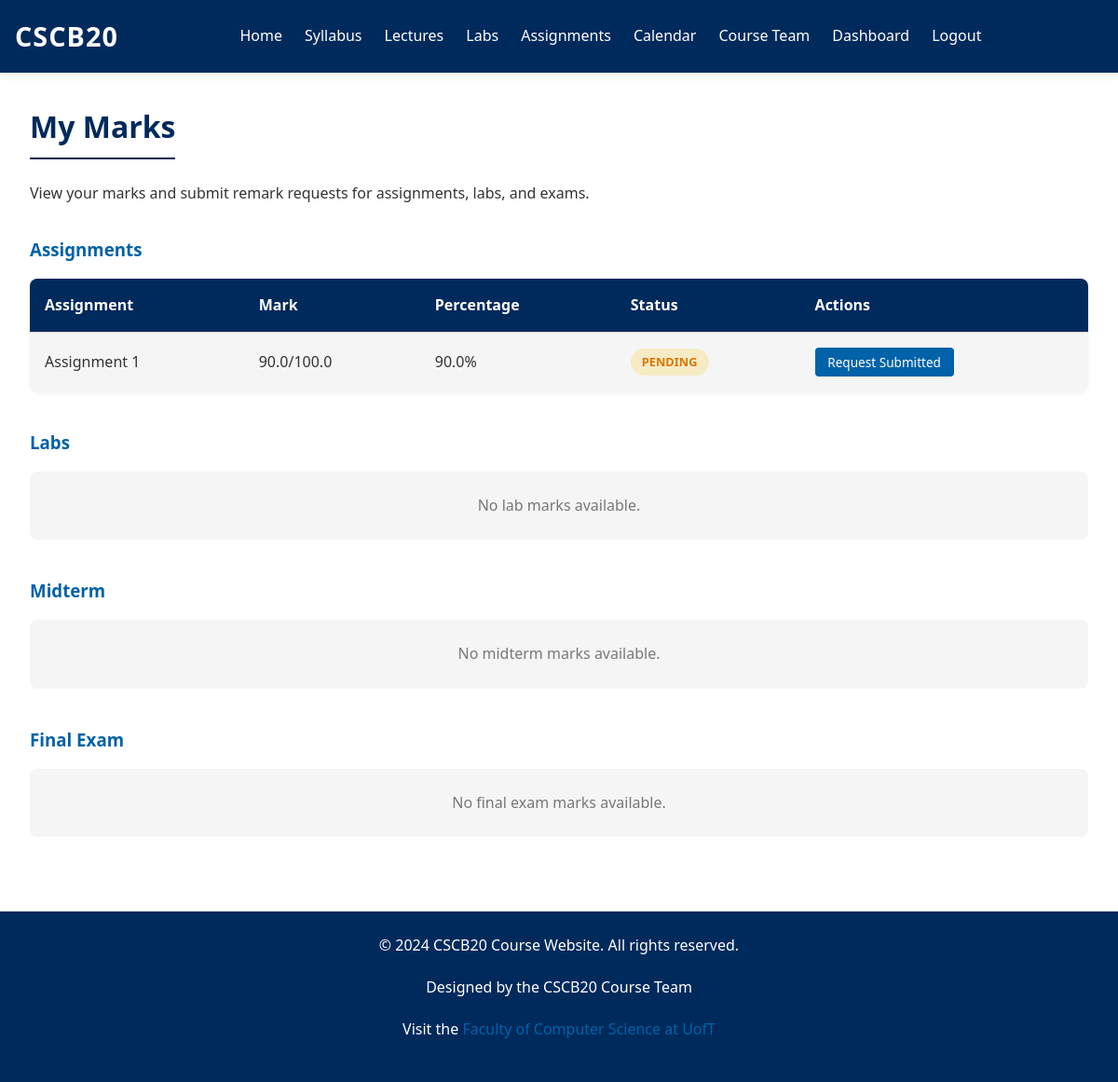
Page /students/marks (signed in) on the committed database.
### app.py (models this page shows, shortened)
class Assignment(db.Model):
    id = db.Column(db.Integer, primary_key=True)
    name = db.Column(db.String(100), nullable=False)
    type = db.Column(db.String(20), nullable=False)
    max_mark = db.Column(db.Float, nullable=False)
    marks = db.relationship('Mark', backref='assignment', lazy=True)
    remark_requests = db.relationship('RemarkRequest', backref='assignment', lazy=True)

class Mark(db.Model):
    id = db.Column(db.Integer, primary_key=True)
    student_id = db.Column(db.Integer, db.ForeignKey('user.id'), nullable=False)
    assignment_id = db.Column(db.Integer, db.ForeignKey('assignment.id'), nullable=False)
    mark = db.Column(db.Float, nullable=False)

class RemarkRequest(db.Model):
    id = db.Column(db.Integer, primary_key=True)
    student_id = db.Column(db.Integer, db.ForeignKey('user.id'), nullable=False)
    assignment_id = db.Column(db.Integer, db.ForeignKey('assignment.id'), nullable=False)
    reason = db.Column(db.Text, nullable=False)
    status = db.Column(db.String(20), default='pending')
    created_at = db.Column(db.DateTime, default=datetime.utcnow)

### app.py (the view)
    def wrapper(*args, **kwargs):
        if 'user_id' not in session:
            flash('Please log in to access this page', 'info')
            return redirect(url_for('login'))
        return route_function(*args, **kwargs)

### app.py (called while the page is built)
def login_required(route_function):
    def wrapper(*args, **kwargs):
        if 'user_id' not in session:
            flash('Please log in to access this page', 'info')
            return redirect(url_for('login'))
        return route_function(*args, **kwargs)
    wrapper.__name__ = route_function.__name__
    return wrapper

### templates/students/marks.html (shortened to what this page needs)
{% extends 'base.html' %}
{% block content %}
<section class="marks-header">
    <h2>My Marks</h2>
    <p>View your marks and submit remark requests for assignments, labs, and exams.</p>
</section>
<section class="marks-content">
    <div class="marks-section">
        <h3>Assignments</h3>
        {% if marks_by_type['assignments'] %}
        <div class="marks-table-container">
            <table class="marks-table">
                <thead>
                    <tr>
                        <th>Assignment</th>
                        <th>Mark</th>
                        <th>Percentage</th>
                        <th>Status</th>
                        <th>Actions</th>
                    </tr>
                </thead>
                <tbody>
                    {% for mark in marks_by_type['assignments'] %}
                    <tr>
                        <td>{{ mark.name }}</td>
                        <td>{{ mark.mark }}/{{ mark.max_mark }}</td>
                        <td>{{ "%.1f"|format(mark.percentage) }}%</td>
                        <td>
                            {% if mark.has_remark_request %}
                                <span class="remark-status {{ mark.remark_status }}">{{ mark.remark_status|capitalize }}</span>
                            {% else %}
                                <span class="status-badge completed">Completed</span>
                            {% endif %}
                        </td>
                        <td>
                            {% if not mark.has_remark_request %}
                            <button class="button small-button" onclick="openRemarkModal('{{ mark.assignment_id }}')">Request Remark</button>
                            {% else %}
                            <button class="button small-button" disabled>Request Submitted</button>
                            {% endif %}
                        </td>
                    </tr>
                    {% endfor %}
                </tbody>
            </table>
        </div>
        {% else %}
        <div class="no-marks">No assignment marks available.</div>
        {% endif %}
    </div>
    <div class="marks-section">
        <h3>Labs</h3>
        {% if marks_by_type['labs'] %}
        <div class="marks-table-container">
            <table class="marks-table">
                <thead>
                    <tr>
                        <th>Lab</th>
                        <th>Mark</th>
                        <th>Percentage</th>
                        <th>Status</th>
                        <th>Actions</th>
                    </tr>
                </thead>
                <tbody>
                    {% for mark in marks_by_type['labs'] %}
                    <tr>
                        <td>{{ mark.name }}</td>
                        <td>{{ mark.mark }}/{{ mark.max_mark }}</td>
                        <td>{{ "%.1f"|format(mark.percentage) }}%</td>
                        <td>
                            {% if mark.has_remark_request %}
                                <span class="remark-status {{ mark.remark_status }}">{{ mark.remark_status|capitalize }}</span>
                            {% else %}
                                <span class="status-badge completed">Completed</span>
                            {% endif %}
                        </td>
                        <td>
                            {% if not mark.has_remark_request %}
                            <button class="button small-button" onclick="openRemarkModal('{{ mark.assignment_id }}')">Request Remark</button>
                            {% else %}
                            <button class="button small-button" disabled>Request Submitted</button>
                            {% endif %}
                        </td>
                    </tr>
                    {% endfor %}
                </tbody>
            </table>
        </div>
        {% else %}
        <div class="no-marks">No lab marks available.</div>
        {% endif %}
    </div>
    <div class="marks-section">
        <h3>Midterm</h3>
        {% if marks_by_type['midterm'] %}
        <div class="marks-table-container">
            <table class="marks-table">
                <thead>
                    <tr>
                        <th>Exam</th>
                        <th>Mark</th>
                        <th>Percentage</th>
                        <th>Status</th>
                        <th>Actions</th>
                    </tr>
                </thead>
                <tbody>
                    {% for mark in marks_by_type['midterm'] %}
                    <tr>
                        <td>{{ mark.name }}</td>
                        <td>{{ mark.mark }}/{{ mark.max_mark }}</td>
                        <td>{{ "%.1f"|format(mark.percentage) }}%</td>
                        <td>
                            {% if mark.has_remark_request %}
                                <span class="remark-status {{ mark.remark_status }}">{{ mark.remark_status|capitalize }}</span>
                            {% else %}
                                <span class="status-badge completed">Completed</span>
                            {% endif %}
                        </td>
                        <td>
                            {% if not mark.has_remark_request %}
                            <button class="button small-button" onclick="openRemarkModal('{{ mark.assignment_id }}')">Request Remark</button>
                            {% else %}
                            <button class="button small-button" disabled>Request Submitted</button>
                            {% endif %}
                        </td>
                    </tr>
                    {% endfor %}
                </tbody>
            </table>
        </div>
        {% else %}
        <div class="no-marks">No midterm marks available.</div>
        {% endif %}
    </div>
    <div class="marks-section">
        <h3>Final Exam</h3>
        {% if marks_by_type['final'] %}
        <div class="marks-table-container">
            <table class="marks-table">
                <thead>
                    <tr>
                        <th>Exam</th>
                        <th>Mark</th>
                        <th>Percentage</th>
                        <th>Status</th>
                        <th>Actions</th>
                    </tr>
                </thead>
                <tbody>
                    {% for mark in marks_by_type['final'] %}
                    <tr>
                        <td>{{ mark.name }}</td>
                        <td>{{ mark.mark }}/{{ mark.max_mark }}</td>
                        <td>{{ "%.1f"|format(mark.percentage) }}%</td>
                        <td>
                            {% if mark.has_remark_request %}
                                <span class="remark-status {{ mark.remark_status }}">{{ mark.remark_status|capitalize }}</span>
                            {% else %}
                                <span class="status-badge completed">Completed</span>
                            {% endif %}
                        </td>
                        <td>
                            {% if not mark.has_remark_request %}
                            <button class="button small-button" onclick="openRemarkModal('{{ mark.assignment_id }}')">Request Remark</button>
                            {% else %}
                            <button class="button small-button" disabled>Request Submitted</button>
                            {% endif %}
                        </td>
                    </tr>
                    {% endfor %}
                </tbody>
            </table>
        </div>
        {% else %}
        <div class="no-marks">No final exam marks available.</div>
        {% endif %}
    </div>
</section>
{% endblock %}

### static/index.css (style rules this page uses)
:root { --primary-color: #002A5C; --secondary-color: #0062A8; --accent-color: #00204E; --text-color: #333333; --background-color: #ffffff; --card-bg-color: #f5f5f5; --border-color: #dddddd; --header-bg: #002A5C; --header-text: #ffffff; --success-color: #28a745; --warning-color: #ffc107; --danger-color: #dc3545; --info-color: #17a2b8; }
body.light-mode { --primary-color: #002A5C; --secondary-color: #0062A8; --accent-color: #00204E; --text-color: #333333; --background-color: #ffffff; --card-bg-color: #f5f5f5; --border-color: #dddddd; --header-bg: #002A5C; --header-text: #ffffff; --success-color: #28a745; --warning-color: #ffc107; --danger-color: #dc3545; --info-color: #17a2b8; }
* { margin: 0; padding: 0; box-sizing: border-box; }
body { font-family: 'Segoe UI', Tahoma, Geneva, Verdana, sans-serif; line-height: 1.6; color: var(--text-color); background-color: var(--background-color); display: flex; flex-direction: column; min-height: 100vh; transition: background-color 0.3s ease, color 0.3s ease; }
html { scroll-behavior: smooth; scroll-padding-top: 80px; }
section { margin-bottom: 3rem; }
h2 { color: var(--primary-color); margin-bottom: 1.5rem; font-size: 2rem; border-bottom: 2px solid var(--accent-color); padding-bottom: 0.5rem; display: inline-block; }
h3 { margin-bottom: 1rem; color: var(--secondary-color); }
p { margin-bottom: 1.2rem; }
.button { display: inline-block; padding: 0.5rem 1.5rem; background-color: var(--accent-color); color: white; border-radius: 4px; transition: background-color 0.3s ease; border: none; cursor: pointer; font-family: inherit; font-size: 1rem; text-align: center; }
.marks-header { margin-bottom: 2rem; }
.marks-section { margin-bottom: 2.5rem; }
.marks-table-container { overflow-x: auto; background-color: var(--card-bg-color); border-radius: 8px; box-shadow: 0 2px 5px rgba(0, 0, 0, 0.05); }
.marks-table { width: 100%; border-collapse: collapse; }
.marks-table th, .marks-table td { padding: 1rem; text-align: left; border-bottom: 1px solid var(--border-color); }
.marks-table th { background-color: var(--primary-color); color: white; font-weight: 600; }
.marks-table tr:last-child td { border-bottom: none; }
.no-marks { padding: 1.5rem; background-color: var(--card-bg-color); border-radius: 8px; text-align: center; color: #777; }
.remark-status { display: inline-block; padding: 0.25rem 0.75rem; border-radius: 20px; font-size: 0.8rem; font-weight: bold; text-transform: uppercase; }
.remark-status.pending { background-color: #fff7e6; color: #d46b08; }
.small-button { padding: 0.25rem 0.75rem; font-size: 0.9rem; }
.button { display: inline-block; padding: 0.5rem 1rem; background-color: var(--secondary-color); color: white; border-radius: 4px; text-decoration: none; font-weight: 500; transition: background-color 0.3s ease; }
.marks-table-container { overflow-x: auto; background-color: var(--card-bg-color); border-radius: 8px; box-shadow: 0 2px 5px rgba(0, 0, 0, 0.05); margin-bottom: 1rem; }
.marks-table th { background-color: var(--primary-color); color: white; font-weight: 600; position: sticky; top: 0; }
.remark-status.pending { background-color: rgba(255, 193, 7, 0.2); color: #d97706; }
.small-button { padding: 0.35rem 0.85rem; font-size: 0.85rem; }

### rows in the picture
Assignment: name "Assignment 1", max_mark "100.0"
Mark: mark "90.0"
RemarkRequest: remark_status "PENDING"

### other values in the picture
{{ "%.1f"|format(mark.percentage) }} "90.0"
